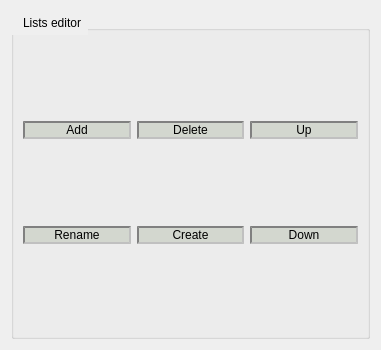
<?xml version="1.0" encoding="UTF-8"?>
<ui version="4.0">
 <class>ListsEditor</class>
 <widget class="QWidget" name="ListsEditor">
  <property name="geometry">
   <rect>
    <x>0</x>
    <y>0</y>
    <width>381</width>
    <height>350</height>
   </rect>
  </property>
  <property name="windowTitle">
   <string>Form</string>
  </property>
  <layout class="QGridLayout" name="gridLayout_2">
   <item row="0" column="0">
    <widget class="QGroupBox" name="groupBox">
     <property name="styleSheet">
      <string notr="true">QGroupBox{
color:black;
background-image: url(:/new/prefix1/menu/sky.jpg);
}
QGroupBox::title{
margin:5px;
margin-left:10px;
}</string>
     </property>
     <property name="title">
      <string>Lists editor</string>
     </property>
     <layout class="QGridLayout" name="gridLayout">
      <item row="0" column="0">
       <widget class="QPushButton" name="pushButton">
        <property name="styleSheet">
         <string notr="true">QPushButton{
border:2px inset grey;
border-color: qlineargradient(x1: 0, y1: 0, x2: 0, y2: 1, 
stop: 0 #E0E0E0, stop: 1 #FFFFFF); 


color:black;
	background-color: rgb(211, 215, 207);}</string>
        </property>
        <property name="text">
         <string>Add</string>
        </property>
       </widget>
      </item>
      <item row="0" column="1">
       <widget class="QPushButton" name="pushButton_2">
        <property name="styleSheet">
         <string notr="true">QPushButton{
border:2px inset grey;
border-color: qlineargradient(x1: 0, y1: 0, x2: 0, y2: 1, 
stop: 0 #E0E0E0, stop: 1 #FFFFFF); 


color:black;
	background-color: rgb(211, 215, 207);}</string>
        </property>
        <property name="text">
         <string>Delete</string>
        </property>
       </widget>
      </item>
      <item row="0" column="2">
       <widget class="QPushButton" name="pushButton_3">
        <property name="styleSheet">
         <string notr="true">QPushButton{
border:2px inset grey;
border-color: qlineargradient(x1: 0, y1: 0, x2: 0, y2: 1, 
stop: 0 #E0E0E0, stop: 1 #FFFFFF); 


color:black;
	background-color: rgb(211, 215, 207);}</string>
        </property>
        <property name="text">
         <string>Up</string>
        </property>
       </widget>
      </item>
      <item row="1" column="0">
       <widget class="QPushButton" name="pushButton_4">
        <property name="styleSheet">
         <string notr="true">QPushButton{
border:2px inset grey;
border-color: qlineargradient(x1: 0, y1: 0, x2: 0, y2: 1, 
stop: 0 #E0E0E0, stop: 1 #FFFFFF); 


color:black;
	background-color: rgb(211, 215, 207);}</string>
        </property>
        <property name="text">
         <string>Rename</string>
        </property>
       </widget>
      </item>
      <item row="1" column="1">
       <widget class="QPushButton" name="pushButton_5">
        <property name="styleSheet">
         <string notr="true">QPushButton{
border:2px inset grey;
border-color: qlineargradient(x1: 0, y1: 0, x2: 0, y2: 1, 
stop: 0 #E0E0E0, stop: 1 #FFFFFF); 


color:black;
	background-color: rgb(211, 215, 207);}</string>
        </property>
        <property name="text">
         <string>Create</string>
        </property>
       </widget>
      </item>
      <item row="1" column="2">
       <widget class="QPushButton" name="pushButton_6">
        <property name="styleSheet">
         <string notr="true">QPushButton{
border:2px inset grey;
border-color: qlineargradient(x1: 0, y1: 0, x2: 0, y2: 1, 
stop: 0 #E0E0E0, stop: 1 #FFFFFF); 


color:black;
	background-color: rgb(211, 215, 207);}</string>
        </property>
        <property name="text">
         <string>Down</string>
        </property>
       </widget>
      </item>
     </layout>
    </widget>
   </item>
  </layout>
 </widget>
 <resources/>
 <connections/>
</ui>
